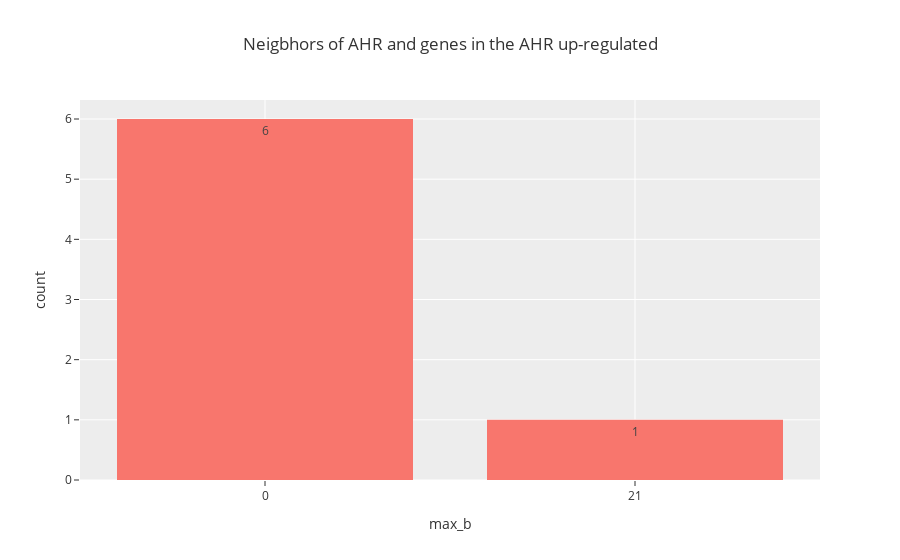

Source (notebook cell):
### Code cell
gene = "AHR"
neigbhors = sel_gt.filter_graph(gene=gene)
gt_g.set_vertex_filter(None)
stats_neigbhors = sel_gt.process_neigbhors(v_idxs=neigbhors)

sel_df = nodes_df.loc[nodes_df["node_idx"].isin(neigbhors)]
ahr_sel = sel_df[sel_df.index.isin(ahr_genes)][["max_b", "count", "TF", "mean", "median", "std", "var"]]

ahr_sel["max_b"] = ahr_sel["max_b"].astype(str)
px.histogram(ahr_sel, x="max_b", text_auto=True, title=f"Neigbhors of {gene} and genes in the AHR up-regulated")

### Figure 1 — Plotly figure (JSON) as saved in the notebook; plotly's stock layout.template omitted (floating-point values rounded to 4 significant figures)
{"data": [{"alignmentgroup": "True", "bingroup": "x", "hovertemplate": "max_b=%{x}<br>count=%{y}<extra></extra>", "legendgroup": "", "marker": {"color": "#F8766D", "pattern": {"shape": ""}}, "name": "", "offsetgroup": "", "orientation": "v", "showlegend": false, "texttemplate": "%{value}", "type": "histogram", "x": ["0", "21", "0", "0", "0", "0", "0"], "xaxis": "x", "yaxis": "y"}], "layout": {"barmode": "relative", "legend": {"tracegroupgap": 0}, "title": {"text": "Neigbhors of AHR and genes in the AHR up-regulated"}, "xaxis": {"anchor": "y", "domain": [0, 1], "title": {"text": "max_b"}}, "yaxis": {"anchor": "x", "domain": [0, 1], "title": {"text": "count"}}}}
